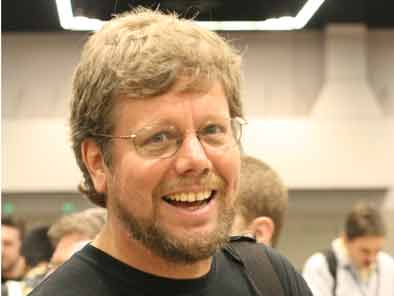
#> input picture Øving 5/Guido_van_Rossum.jpg, 394 x 296 px, given in place of nobackgroundobama.png, which was not available
$ python art_project.py
#> lines starting #> are read from the running program, lines starting #| are printed output that depends on the picture; pictures that were not available may be replaced by others from this repository, and a replacement may not be noted
from PIL import Image,ImageDraw
from PIL import ImageFilter
from PIL import ImageEnhance
import shutil


# 2.2 The Imager Class

class Imager():
    _pixel_colors = {"red":(255,0,0), "green": (0,255,0), "blue": (0,0,255), "white": (255,255,255), "black": (0,0,0),
                     "purple rain":(104,33,101), "pink kimmy":(224,32,203), "blue waves":(12,74,204),
                     "techi green":(119,204,98), "mustard":(220,216,72), "geraldine":(250,140,130), "sunburn":(242,58,58),
                     "dreaming of":(141,17,142),"delete the past":(29,50,78),"akuma fluff":(121,195,35)}

    def __init__(self,fid=False,image=False,width=100,height=100,background="black",mode="RGB"):
        self.fid = fid # The image file
        self.image = image # A PIL image object
        self.xmax = width; self.ymax = height # These can change if there’s an input image or file
        self.mode = mode
        self.init_image(background=background)

    def init_image(self,background="black"):
        if self.fid: self.load_image()
        if self.image: self.get_image_dims()
        else: self.image = self.gen_plain_image(self.xmax,self.ymax,background)
        # Load image from file
    def load_image(self):
        self.image = Image.open(self.fid) # the image is actually loaded as needed (automatically by PIL)
        if self.image.mode != self.mode:
            self.image = self.image.convert(self.mode)
    # Save image to a file. Only if fid has no extension is the type argument used.
    # [4 lines left out: function dump_image, not called in this run]
    def get_image(self):
        return self.image

    def set_image(self,im): self.image = im

    def display(self): self.image.show()

    def get_image_dims(self):
        self.xmax = self.image.size[0]
        self.ymax = self.image.size[1]

    def gen_plain_image(self,w,h,color,mode="RGB"):
        return Image.new(mode,(w,h),self.get_color_rgb(color))

    def get_color_rgb(self,colorname):
        return Imager._pixel_colors[colorname]

    def resize(self,new_width,new_height):
        return Imager(image=self.image.resize((new_width,new_height)))

    def scale(self,xfactor,yfactor):
        return self.resize(round(xfactor*self.xmax),round(yfactor*self.ymax))


    # 2.2.1 Pixel Access and Manipulation
    def get_pixel(self, x, y):
        return self.image.getpixel((x, y))

    def set_pixel(self, x, y, rgb):
        self.image.putpixel((x, y), rgb)

    def combine_pixels(self, p1, p2, alpha=0.5):
        return tuple([round(alpha * p1[i] + (1 - alpha) * p2[i]) for i in range(3)])

    def map_image(self, func):
        return Imager(image=Image.eval(self.image, func))  # eval creates a new image.

    # [20 lines left out: functions map_image2, map_color_wta, not called in this run]


    # part 2.2.2 Combining Images
    def paste(self, im2, x0=0, y0=0):
        self.image.paste(im2.image, (x0, y0, x0 + im2.xmax, y0 + im2.ymax))

    # [49 lines left out: functions reformat, concat_vert, concat_horiz, morph, morph4, tunnel, not called in this run]

    def mortun(self, im2, levels=5, scale=0.75):
        return self.tunnel(levels, scale).morph4(im2.tunnel(levels, scale))


    # FilterPackage
    # [22 lines left out: functions draw_a_cross, collage, not called in this run]


    def pop_art(self,dim, colorshift):
        if dim == 4:
            # resize image to 1/4 size and add 4 images to original image
            # NB I don't know why I have to create all instances and cant use just one instance
            portion = self.scale(0.5, 0.5)
            portion1 = self.scale(0.5,0.5)
            portion2 = self.scale(0.5,0.5)
            # paste original in top right corner
            self.paste(portion, 0, 0)

            # paste green in top left corner
            shift_green = portion.shift_color((0, colorshift,0))
            self.paste(shift_green, int(self.xmax / 2), 0)


            # paste blue in down right corner
            shift_blue = portion1.shift_color((0,0, colorshift))
            self.paste(shift_blue, 0, int(self.ymax / 2))


            # paste red in down left corner
            shift_red = portion2.shift_color((colorshift, 0, 0))
            self.paste(shift_red, int(self.xmax / 2), int(self.ymax / 2))
            return Imager(image=self.image)

        if dim==9:

            # cut images 1/9th of original image
            portion1 = self.scale(1/3, 1/3)
            portion2 = self.scale(1/3, 1/3)
            portion3 = self.scale(1/3, 1/3)
            portion4 = self.scale(1/3, 1/3)
            portion5 = self.scale(1/3, 1/3)
            portion6 = self.scale(1/3, 1/3)
            portion7 = self.scale(1/3, 1/3)
            portion8 = self.scale(1/3, 1/3)
            portion9 = self.scale(1/3, 1/3)

            # First row

            # top right corner
            pink_kimmy = self._pixel_colors["pink kimmy"]
            shift_pk = portion1.shift_color(pink_kimmy)
            self.paste(shift_pk, 0, 0)


            # top middle
            purple_rain = self._pixel_colors["purple rain"]
            shift_pr = portion2.shift_color(purple_rain)
            self.paste(shift_pr, int(self.xmax / 3), 0)

            # top left corner
            mustard = self._pixel_colors["mustard"]
            shift_mustard = portion3.shift_color(mustard)
            self.paste(shift_mustard,int(self.xmax*2/3), 0)


            # Second row

            # middle right
            shift_techi = portion4.shift_color(self._pixel_colors["techi green"])
            self.paste(shift_techi, 0, int(self.ymax / 3))

            # center of image
            shift_waves = portion5.shift_color(self._pixel_colors["blue waves"])
            self.paste(shift_waves, int(self.xmax / 3), int(self.ymax / 3))

            # middle left
            shift_geraldine = portion6.shift_color(self._pixel_colors["geraldine"])
            self.paste(shift_geraldine, int(self.xmax * 2 / 3), int(self.ymax / 3))

            # third row

            # down right corner
            shift_sunburn = portion7.shift_color(self._pixel_colors["sunburn"])
            self.paste(shift_sunburn, 0, int(self.ymax * 2/3))

            # down center
            shift_dreaming = portion8.shift_color(self._pixel_colors["dreaming of"])
            self.paste(shift_dreaming, int(self.xmax / 3), int(self.ymax * 2 / 3))

            # down left
            shift_akuma = portion9.shift_color(self._pixel_colors["akuma fluff"])
            self.paste(shift_akuma, int(self.xmax*2/3), int(self.ymax * 2 / 3))

            return Imager(image=self.image)


        if dim == 2:
            # cut images 1/9th of original image
            portion1 = self.scale(1 / 3, 1 / 3)
            portion2 = self.scale(1 / 3, 1 / 3)
            portion3 = self.scale(1 / 3, 1 / 3)
            portion4 = self.scale(1 / 3, 1 / 3)
            portion5 = self.scale(1 / 3, 1 / 3)
            portion6 = self.scale(1 / 3, 1 / 3)
            portion7 = self.scale(1 / 3, 1 / 3)
            portion8 = self.scale(1 / 3, 1 / 3)
            portion9 = self.scale(1 / 3, 1 / 3)

            # First row

            # top right corner
            pink_kimmy = self._pixel_colors["pink kimmy"]
            shift_pk = portion1.change_background(pink_kimmy)
            self.paste(shift_pk, 0, 0)

            # top middle
            purple_rain = self._pixel_colors["purple rain"]
            shift_pr = portion2.change_background(purple_rain)
            self.paste(shift_pr, int(self.xmax / 3), 0)

            # top left corner
            mustard = self._pixel_colors["mustard"]
            shift_mustard = portion3.change_background(mustard)
            self.paste(shift_mustard, int(self.xmax * 2 / 3), 0)

            # Second row

            # middle right
            shift_techi = portion4.change_background(self._pixel_colors["techi green"])
            self.paste(shift_techi, 0, int(self.ymax / 3))

            # center of image
            shift_waves = portion5.change_background(self._pixel_colors["blue waves"])
            self.paste(shift_waves, int(self.xmax / 3), int(self.ymax / 3))

            # middle left
            shift_geraldine = portion6.change_background(self._pixel_colors["geraldine"])
            self.paste(shift_geraldine, int(self.xmax * 2 / 3), int(self.ymax / 3))

            # third row

            # down right corner
            shift_sunburn = portion7.change_background(self._pixel_colors["sunburn"])
            self.paste(shift_sunburn, 0, int(self.ymax * 2 / 3))

            # down center
            shift_dreaming = portion8.change_background(self._pixel_colors["dreaming of"])
            self.paste(shift_dreaming, int(self.xmax / 3), int(self.ymax * 2 / 3))

            # down left
            shift_akuma = portion9.change_background(self._pixel_colors["akuma fluff"])
            self.paste(shift_akuma, int(self.xmax * 2 / 3), int(self.ymax * 2 / 3))

            return Imager(image=self.image)

        if dim==3:


            # Andy Warhol type
            # first create a black and white image

            converter = ImageEnhance.Color(self.image)
            img = converter.enhance(0.0)
            img = Imager(image=img)

            # and turn down the brightness


            # cut images 1/9th of original image
            portion1 = img.scale(1 / 3, 1 / 3)
            portion2 = self.scale(1 / 3, 1 / 3)
            portion3 = self.scale(1 / 3, 1 / 3)
            portion4 = self.scale(1 / 3, 1 / 3)
            portion5 = self.scale(1 / 3, 1 / 3)
            portion6 = self.scale(1 / 3, 1 / 3)
            portion7 = self.scale(1 / 3, 1 / 3)
            portion8 = self.scale(1 / 3, 1 / 3)
            portion9 = self.scale(1 / 3, 1 / 3)


            # importing colors
            pink_kimmy = self._pixel_colors["pink kimmy"]
            purple_rain = self._pixel_colors["purple rain"]
            mustard = self._pixel_colors["mustard"]
            pink_kimmy = self._pixel_colors["pink kimmy"]
            techi_green = self._pixel_colors["techi green"]
            blue_waves = self._pixel_colors["blue waves"]
            geraldine = self._pixel_colors["geraldine"]
            sunburn = self._pixel_colors["sunburn"]
            dreaming_of = self._pixel_colors["dreaming of"]
            akuma_fluff = self._pixel_colors["akuma fluff"]

            # First row

            # top right corner

            portion1.shift_color(pink_kimmy)


            # top middle

            shift_pr = portion2.shift_color(purple_rain)


            # top left corner

            shift_mustard = portion3.shift_color(mustard)


            # Second row

            # middle right
            shift_techi = portion4.shift_color(techi_green)


            # center of image
            shift_waves = portion5.shift_color(blue_waves)


            # middle left
            shift_geraldine = portion6.shift_color(geraldine)


            # third row

            # down right corner
            shift_sunburn = portion7.shift_color(sunburn)


            # down center
            shift_dreaming = portion8.shift_color(dreaming_of)


            # down left
            shift_akuma = portion9.shift_color(akuma_fluff)


            ### Changing background colors

            # First row

            # top right corner

            shift_pk = portion1.change_background(blue_waves)
            self.paste(shift_pk, 0, 0)

            # top middle

            shift_pr = portion2.change_background(geraldine)
            self.paste(shift_pr, int(self.xmax / 3), 0)

            # top left corner

            shift_mustard = portion3.change_background(sunburn)
            self.paste(shift_mustard, int(self.xmax * 2 / 3), 0)

            # Second row

            # middle right
            shift_techi = portion4.change_background(dreaming_of)
            self.paste(shift_techi, 0, int(self.ymax / 3))

            # center of image
            shift_waves = portion5.change_background(akuma_fluff)
            self.paste(shift_waves, int(self.xmax / 3), int(self.ymax / 3))

            # middle left
            shift_geraldine = portion6.change_background(pink_kimmy)
            self.paste(shift_geraldine, int(self.xmax * 2 / 3), int(self.ymax / 3))

            # third row

            # down right corner
            shift_sunburn = portion7.change_background(techi_green)
            self.paste(shift_sunburn, 0, int(self.ymax * 2 / 3))

            # down center
            shift_dreaming = portion8.change_background(mustard)
            self.paste(shift_dreaming, int(self.xmax / 3), int(self.ymax * 2 / 3))

            # down left
            shift_akuma = portion9.change_background(purple_rain)
            self.paste(shift_akuma, int(self.xmax * 2 / 3), int(self.ymax * 2 / 3))

            return Imager(image=self.image)

    def change_background(self,color):
        for x_pixel in range(self.xmax):
            for y_pixel in range(self.ymax):
                im_R, im_G, im_B = self.get_pixel(x_pixel, y_pixel)
                # if pixel is almost completely white
                if im_R>254 and im_G > 254 and im_B > 254:
                    self.set_pixel(x_pixel,y_pixel,color)
        return Imager(image=self.image)

    def shift_color(self,RGB):
        R,G,B = RGB
        for x_pixel in range(self.xmax):
            for y_pixel in range(self.ymax):
                im_R,im_G,im_B = self.get_pixel(x_pixel,y_pixel)
                if im_R < 254 and im_G < 254 and im_B < 254:
                    im_R += R
                    im_G += G
                    im_B += B
                    if im_R == 255:
                        im_R -= 2
                    if im_G == 255:
                        im_G -= 2
                    if im_B == 255:
                        im_B -= 2
                    pixel_RGB = (im_R,im_G,im_B)
                    self.set_pixel(x_pixel,y_pixel,pixel_RGB)

        return Imager(image=self.image)


def main():
    Einstein = "einstein_patentoffice.jpg"
    Obama = "nobackgroundobama.png"
    # initialize image object
    image = Image.open(Obama)
#> image is the input picture: PIL image 394x296 RGB; mean R, G, B 175.2, 149.8, 120.4
    #shutil.copy("image.png", "image2.png")
    # initialize imager object
    imager = Imager(Obama,image)
    #imager.collage()
    #imager.change_background(imager._pixel_colors["techi green"])
    #imagedraw = imager.draw_a_cross()
    pop_art = imager.pop_art(3,150)
#> in pop_art, `img = converter.enhance(0.0)`:
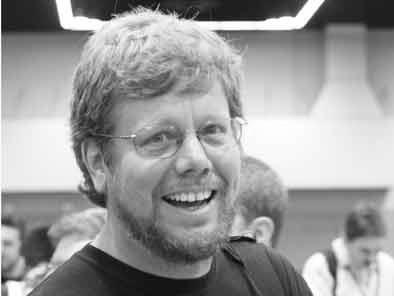
#> img: PIL image 394x296 RGB; min 2, max 255, mean 154
#> in __init__ (call 25), `self.image = image`:
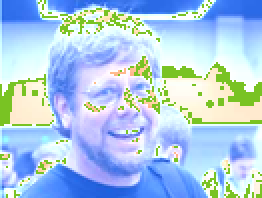
#> self.image: PIL image 131x99 RGB (shown 2 times larger); mean R, G, B 173.6, 203.1, 228.9
#> in __init__ (call 26), `self.image = image`:
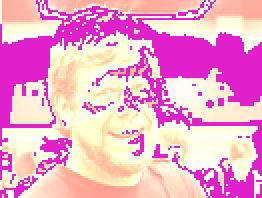
#> self.image: PIL image 131x99 RGB (shown 2 times larger); mean R, G, B 245.3, 171, 205.6
#> in __init__ (call 27), `self.image = image`:
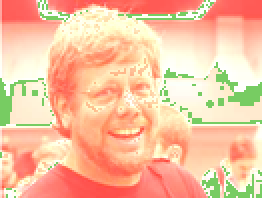
#> self.image: PIL image 131x99 RGB (shown 2 times larger); mean R, G, B 246.4, 194, 160.8
#> in paste (call 7), `self.image.paste(im2.image, (x0, y0, x0 + im2.xmax, y0 + im2.ymax))`:
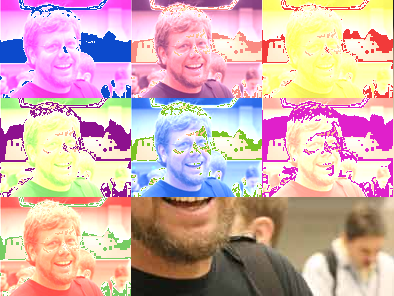
#> self.image: PIL image 394x296 RGB; mean R, G, B 209.5, 175.3, 174.1
#> in paste (call 8), `self.image.paste(im2.image, (x0, y0, x0 + im2.xmax, y0 + im2.ymax))`:
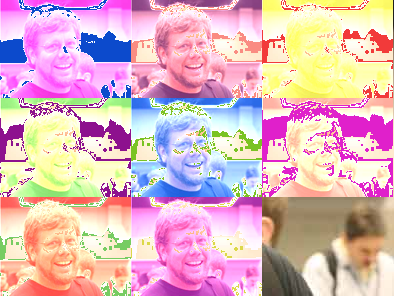
#> self.image: PIL image 394x296 RGB; mean R, G, B 222.6, 183.2, 191.9
#> in paste (call 9), `self.image.paste(im2.image, (x0, y0, x0 + im2.xmax, y0 + im2.ymax))`:
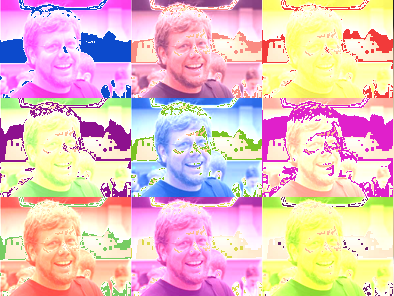
#> self.image: PIL image 394x296 RGB; mean R, G, B 229.8, 193.7, 194.6

    pop_art.display()
    #imager.display()

main()
